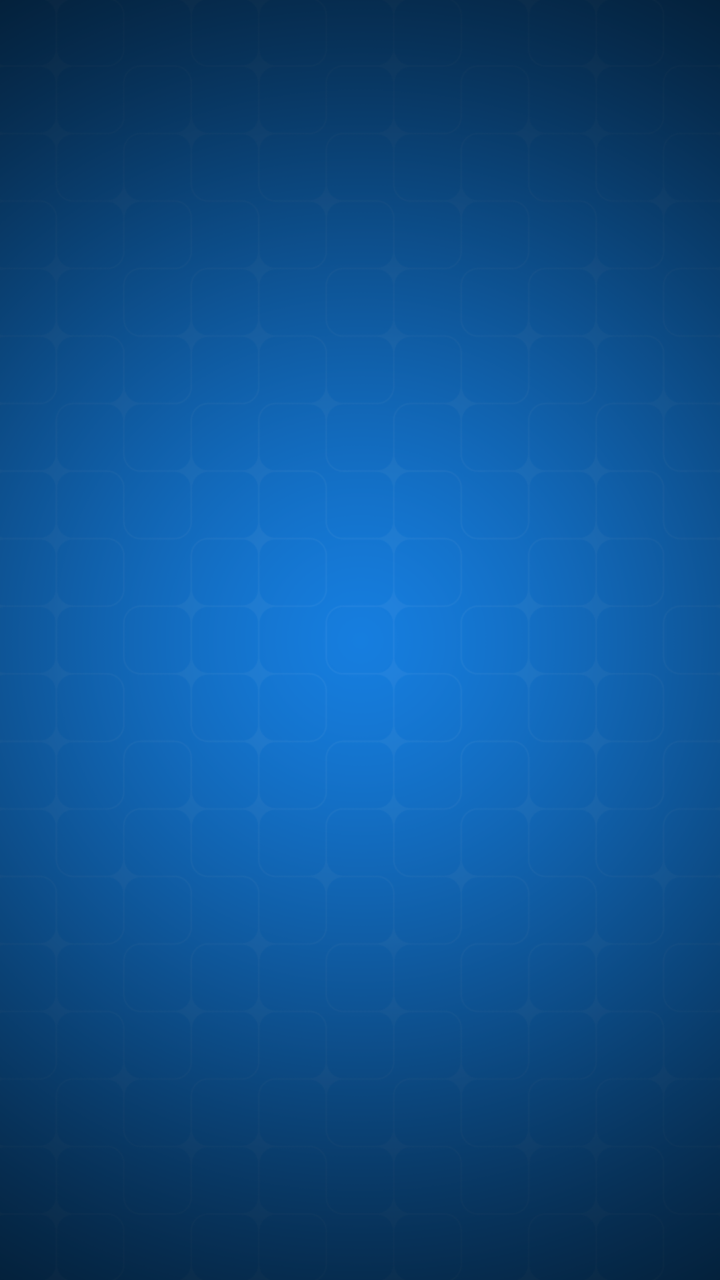
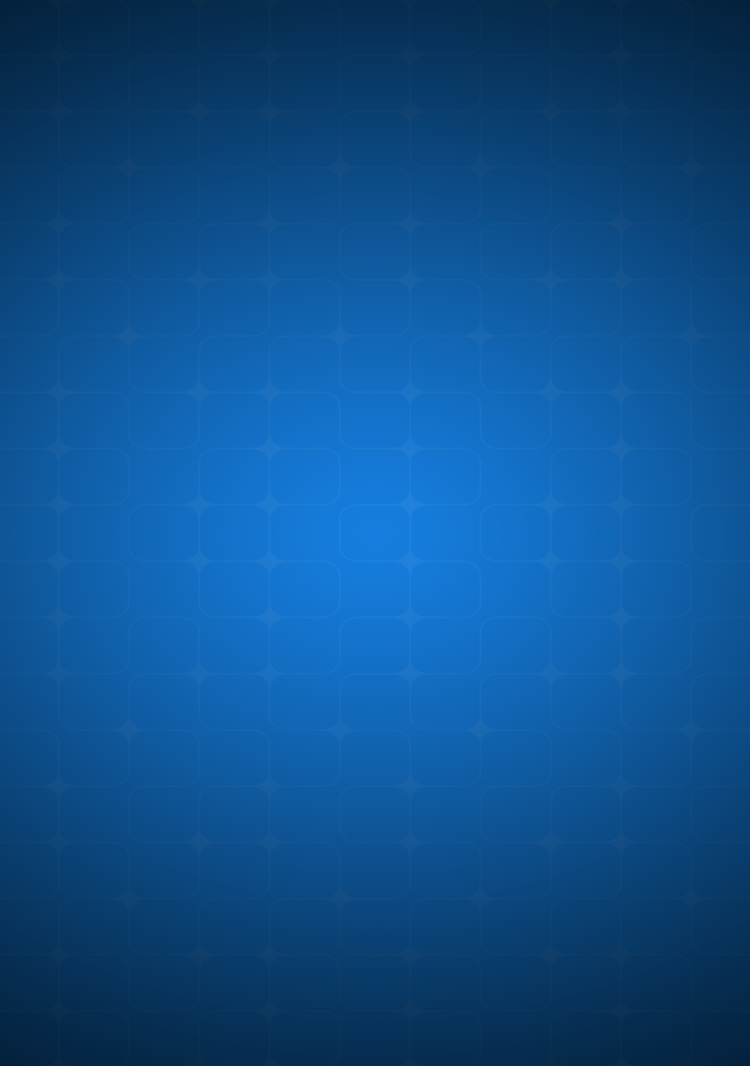

First picture: res/layout/ on a phone held upright. Second picture: the repository's own variant of that layout, on a device whose configuration matches the variant's folder. Source for both follows.
<!-- AndroidManifest.xml: application theme DefaultTheme -->
<!-- res/layout/home_screen_layout.xml -->
<?xml version="1.0" encoding="utf-8"?>
<LinearLayout xmlns:android="http://schemas.android.com/apk/res/android"
    android:layout_width="match_parent"
    android:layout_height="match_parent"
    android:background="@drawable/android_background"
    android:orientation="vertical" >

    <GridView
        android:id="@+id/gridViewHome"
        android:layout_width="wrap_content"
        android:layout_height="0dp"
        android:layout_weight="1"
        android:horizontalSpacing="15dip"
        android:listSelector="@android:color/transparent"
        android:numColumns="auto_fit"
        android:paddingLeft="50dip"
        android:paddingTop="20dip"
        android:verticalSpacing="32dip" >

    </GridView>

</LinearLayout>
<!-- resources referenced by this layout -->
<resources>
  <!-- drawable android_background: png bitmap (drawable-hdpi, 174937 bytes) -->
  <style name="DefaultTheme" parent="android:Theme.Light">
      <item name="android:windowNoTitle">true</item>
      <item name="android:listViewStyle">@style/DefaultList</item>
  
  </style>
  <style name="DefaultList" parent="@android:style/Widget.ListView">
      <item name="android:divider">@color/main_background_color</item>
      <item name="android:dividerHeight">0dp</item>
  </style>
  <color name="main_background_color">#ffffffff</color>
</resources>
<!-- res/layout-large/home_screen_layout.xml (the repository's variant of the layout above) -->
<!-- drawn on a 7-inch tablet held upright -->
<?xml version="1.0" encoding="utf-8"?>
<LinearLayout xmlns:android="http://schemas.android.com/apk/res/android"
    android:layout_width="wrap_content"
    android:layout_height="wrap_content"
    android:background="@drawable/android_background"
    android:orientation="horizontal">

    <GridView
        android:id="@+id/gridViewHome"
        android:layout_width="0dp"
        android:layout_height="wrap_content"
        android:layout_weight="1"
        android:numColumns="2"
        android:columnWidth="120dip"
        android:horizontalSpacing="50dip"
        android:listSelector="@android:color/transparent"
        android:paddingBottom="40dip"
        android:paddingTop="50dip"
        android:stretchMode="spacingWidthUniform"
        android:gravity="center"
        android:paddingRight="40dip"
        android:verticalSpacing="110dip" >

    </GridView>

</LinearLayout>
